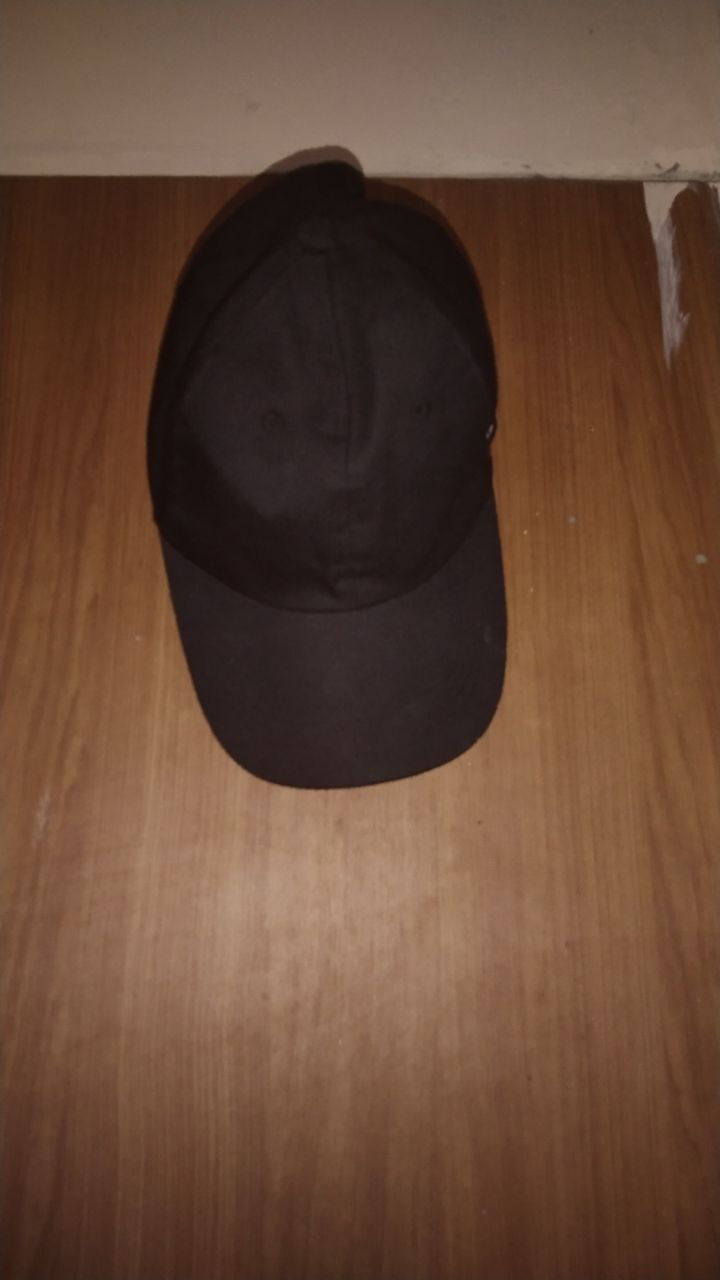
#> input picture topi.jpeg, 720 x 1280 px
$ jupyter execute uas_202131109.ipynb
#> lines starting #> are read from the running program, lines starting #| are printed output that depends on the picture; after the words box and inside, x2 and y2 are one past the last pixel; in counts of white or black regions, pixels touching at a corner belong together
# Mendeteksi bentuk gambar menggunakan kontur

[cell 1]
import cv2
import numpy as np
import matplotlib.pyplot as plt

[cell 2]
image = cv2.imread('topi.jpeg')
#> image is the input picture: shape (1280, 720, 3); mean B, G, R 54.3, 71.9, 101.5
image_rgb = cv2.cvtColor(image, cv2.COLOR_BGR2RGB)
edged = cv2.Canny(image_rgb, 30, 200)
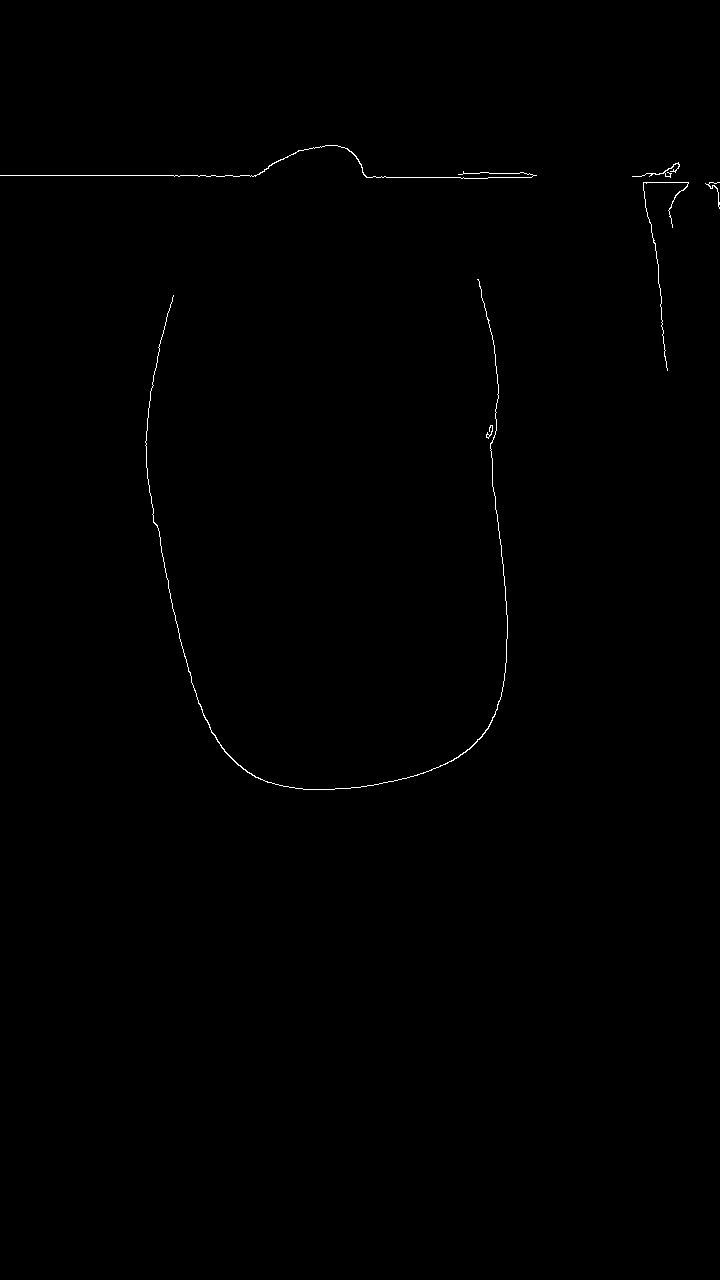
#> edged: shape (1280, 720); 0.27% white in thin lines or dots, all inside (x1, y1, x2, y2) = (0, 145, 720, 790)
contours, _ = cv2.findContours(edged.copy(), cv2.RETR_EXTERNAL, cv2.CHAIN_APPROX_SIMPLE)
#> contours = 6 contours, 2 with area under 20; largest, box (x1, y1, x2, y2) and area: (145, 279, 508, 790) 114, (0, 145, 537, 179) 38, (632, 162, 680, 178) 23, (643, 182, 689, 371) 21
image_copy = image.copy()

[cell 3]
image_copy = image.copy()
cv2.drawContours(image_copy, contours, -1, (0, 0, 255), 3)
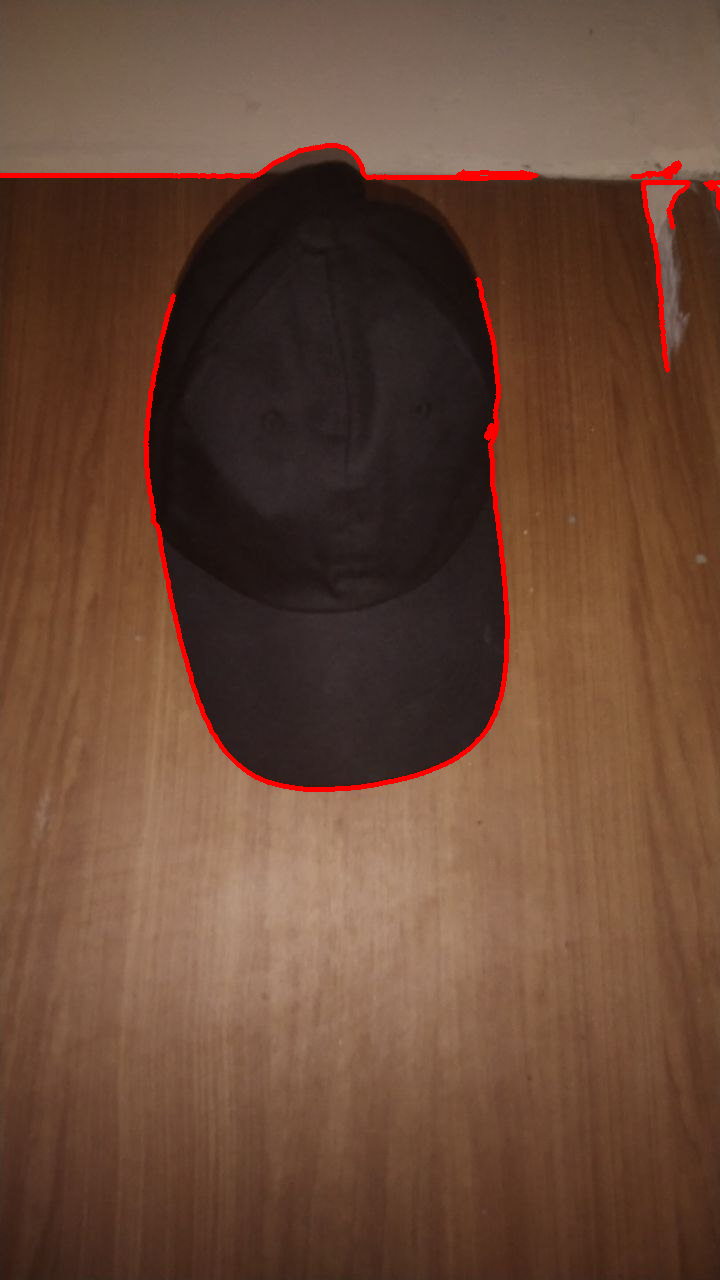
#> image_copy: shape (1280, 720, 3); 1.22% of pixels changed, all inside (x1, y1, x2, y2) = (0, 143, 720, 792)

[cell 4]
binary = np.zeros_like(image_rgb)
cv2.drawContours(binary, contours, -1, (255, 255, 255), thickness=cv2.FILLED)

[cell 5]
fig, axes = plt.subplots(1, 3, figsize=(10, 10))
ax = axes.ravel()

ax[0].imshow(cv2.cvtColor(image, cv2.COLOR_BGR2RGB))
ax[0].set_title("Original Image")

ax[1].imshow(cv2.cvtColor(image_copy, cv2.COLOR_BGR2RGB))
ax[1].set_title("Drawn Contours")

ax[2].imshow(binary, cmap='binary')
ax[2].set_title("Binary Image")

plt.tight_layout()
plt.show()
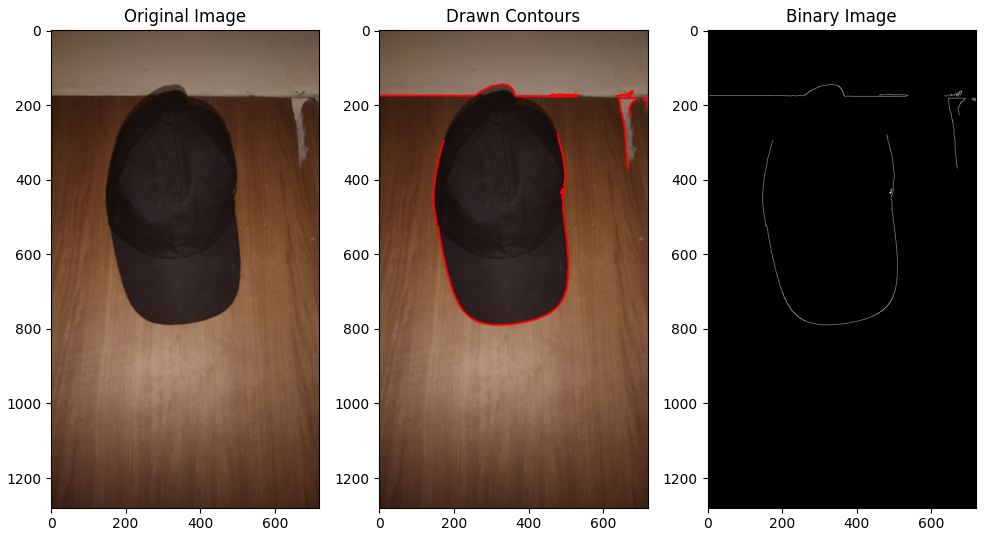
#> figure drawn by matplotlib, 3 panels
